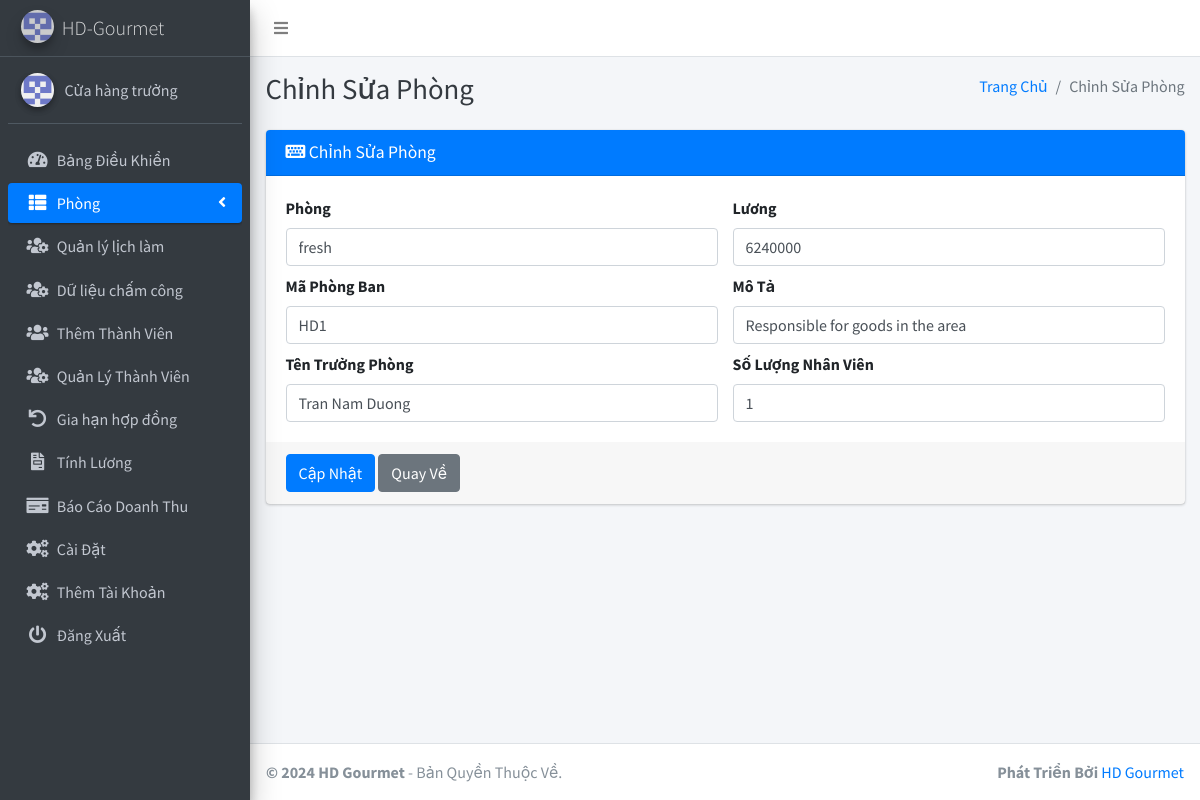
/edit_type.php?id=1 (signed in), run on the app's committed database.
### tables this page shows
CREATE TABLE `settings` (
  `id` int(11) NOT NULL,
  `system_name` varchar(255) NOT NULL,
  `logo` varchar(255) NOT NULL,
  `currency` varchar(50) NOT NULL
);

CREATE TABLE `membership_types` (
  `id` int(11) NOT NULL,
  `type` varchar(255) NOT NULL,
  `amount` int(11) NOT NULL,
  `department_code` varchar(10) NOT NULL,
  `description` text DEFAULT NULL,
  `department_head` varchar(255) DEFAULT NULL,
  `total_employees` int(11) DEFAULT 0,
  `employee_count` int(11) DEFAULT 0,
  `status` enum('Hoat dong','Ngung hoat dong') DEFAULT 'Hoat dong'
);

### edit_type.php (the view, shortened to what this page needs)
<?php
include('includes/config.php');
$edit_id = $_GET['id'] ?? null;
$editQuery = "SELECT * FROM membership_types WHERE id = $edit_id";
$result = $conn->query($editQuery);
$editData = $result->fetch_assoc();
?>
<?php include('includes/header.php');?>
<body class="hold-transition sidebar-mini layout-fixed layout-navbar-fixed layout-footer-fixed">
<div class="wrapper">
  <?php include('includes/nav.php');?>
  <?php include('includes/sidebar.php');?>
  <div class="content-wrapper">
  <?php include('includes/pagetitle.php');?>
    <section class="content">
      <div class="container-fluid">
        <div class="row">
          <div class="col-md-12">
            <div class="card card-primary">
              <div class="card-header">
                <h3 class="card-title"><i class="fas fa-keyboard"></i> Chỉnh Sửa Phòng</h3>
              </div>
              <form method="post" action="">
                <div class="card-body">
                  <div class="row">
                    <div class="col-sm-6">
                      <label for="membershipType">Phòng</label>
                      <input type="text" class="form-control" id="membershipType" name="membershipType" placeholder="Nhập loại thành viên" value="<?php echo $editData['type']; ?>" required>
                    </div>
                    <div class="col-sm-6">
                      <label for="membershipAmount">Lương</label>
                      <input type="number" class="form-control" id="membershipAmount" name="membershipAmount" placeholder="Nhập số tiền thành viên" value="<?php echo $editData['amount']; ?>" required>
                    </div>
                  </div>
                  <div class="row mt-2">
                    <div class="col-sm-6">
                      <label for="departmentCode">Mã Phòng Ban</label>
                      <input type="text" class="form-control" id="departmentCode" name="departmentCode" placeholder="Nhập mã phòng ban" value="<?php echo $editData['department_code']; ?>" required>
                    </div>
                    <div class="col-sm-6">
                      <label for="description">Mô Tả</label>
                      <input type="text" class="form-control" id="description" name="description" placeholder="Nhập mô tả" value="<?php echo $editData['description']; ?>" required>
                    </div>
                  </div>
                  <div class="row mt-2">
                    <div class="col-sm-6">
                      <label for="departmentHead">Tên Trưởng Phòng</label>
                      <input type="text" class="form-control" id="departmentHead" name="departmentHead" placeholder="Nhập tên trưởng phòng" value="<?php echo $editData['department_head']; ?>" required>
                    </div>
                    <div class="col-sm-6">
                      <label for="employeeCount">Số Lượng Nhân Viên</label>
                      <input type="number" class="form-control" id="employeeCount" name="employeeCount" placeholder="Nhập số lượng nhân viên" value="<?php echo $editData['employee_count']; ?>" required>
                    </div>
                  </div>
                </div>
                <div class="card-footer">
                  <button type="submit" class="btn btn-primary">Cập Nhật</button>
                  <a href="view_type.php" class="btn btn-secondary">Quay Về</a>
                </div>
              </form>
            </div>
          </div>
        </div>
      </div>
    </section>
  </div>
  <footer class="main-footer">
    <strong> &copy; <?php echo date('Y');?> HD Gourmet</strong> - Bản Quyền Thuộc Về.
    <div class="float-right d-none d-sm-inline-block">
      <b>Phát Triển Bởi</b> <a href="#">HD Gourmet</a>
    </div>
  </footer>
</div>
</body>
</html>

### includes/sidebar.php (shortened to what this page needs)
<?php
$current_page = basename($_SERVER['PHP_SELF']);
?>
 <aside class="main-sidebar sidebar-dark-primary elevation-4">
    <a href="" class="brand-link">
    <img src="<?php echo getLogoUrl(); ?>" alt="Logo" class="brand-image img-circle elevation-3" style="opacity: .8">
    <span class="brand-text font-weight-light"><?php echo getSystemName(); ?></span>
</a>
<?php
function getSystemName()
{
    global $conn;
    $systemNameQuery = "SELECT system_name FROM settings";
    $systemNameResult = $conn->query($systemNameQuery);
    if ($systemNameResult->num_rows > 0) {
        $systemNameRow = $systemNameResult->fetch_assoc();
        return $systemNameRow['system_name'];
    } else {
        return 'HDGourmet';
    }
}
function getLogoUrl()
{
    global $conn;
    $logoQuery = "SELECT logo FROM settings";
    $logoResult = $conn->query($logoQuery);
    if ($logoResult->num_rows > 0) {
        $logoRow = $logoResult->fetch_assoc();
        return $logoRow['logo'];
    } else {
        return 'dist/img/AdminLTELogo.png';
    }
}
?>
    <div class="sidebar">
      <div class="user-panel mt-3 pb-3 mb-3 d-flex">
        <div class="image">
          <img src="dist/img/2382414.png" class="img-circle elevation-2" alt="User Image">
        </div>
        <div class="info">
          <a href="#" class="d-block">Cửa hàng trưởng</a>
        </div>
      </div>
      <nav class="mt-2">
        <ul class="nav nav-pills nav-sidebar flex-column" data-widget="treeview" role="menu" data-accordion="false">
          <li class="nav-item">
            <a href="dashboard.php" class="nav-link <?php echo ($current_page == 'dashboard.php') ? 'active' : ''; ?>">
              <i class="nav-icon fas fa-tachometer-alt"></i>
              <p>
                Bảng Điều Khiển
              </p>
            </a>
          </li>
          <li class="nav-item has-treeview">
            <a href="#" class="nav-link <?php echo ($current_page == 'add_type.php' || $current_page == 'view_type.php' || $current_page == 'edit_type.php') ? 'active' : ''; ?>">
              <i class="nav-icon fas fa-th-list"></i>
              <p>
                Phòng
                <i class="fas fa-angle-left right"></i>
              </p>
            </a>
          </li>
          <li class="nav-item">
            <a href="lich.php" class="nav-link <?php echo ($current_page == 'lich.php') ? 'active' : ''; ?>">
              <i class="nav-icon fas fa-users-cog"></i>
              <p>Quản lý lịch làm</p>
            </a>
          </li>
          <li class="nav-item">
            <a href="chamcong.php" class="nav-link <?php echo ($current_page == 'chamcong.php') ? 'active' : ''; ?>">
              <i class="nav-icon fas fa-users-cog"></i>
              <p>Dữ liệu chấm công</p>
            </a>
          </li>
          <li class="nav-item">
            <a href="add_members.php" class="nav-link <?php echo ($current_page == 'add_members.php') ? 'active' : ''; ?>">
              <i class="nav-icon fas fa-users"></i>
              <p>Thêm Thành Viên</p>
            </a>
          </li>
          <li class="nav-item">
            <a href="manage_members.php" class="nav-link <?php echo ($current_page == 'manage_members.php' || $current_page == 'edit_member.php' || $current_page == 'memberProfile.php') ? 'active' : ''; ?>">
              <i class="nav-icon fas fa-users-cog"></i>
              <p>Quản Lý Thành Viên</p>
            </a>
          </li>
          <li class="nav-item">
            <a href="list_renewal.php" class="nav-link <?php echo ($current_page == 'list_renewal.php' || $current_page == 'renew.php') ? 'active' : ''; ?>">
            <i class="nav-icon fas fa-undo"></i>
              <p>Gia hạn hợp đồng</p>
            </a>
          </li>
          <li class="nav-item">
            <a href="report.php" class="nav-link <?php echo ($current_page == 'report.php') ? 'active' : ''; ?>">
              <i class="nav-icon fas fa-file-invoice"></i>
              <p>Tính Lương</p>
            </a>
          </li>
          <li class="nav-item">
            <a href="revenue_report.php" class="nav-link <?php echo ($current_page == 'revenue_report.php') ? 'active' : ''; ?>">
              <i class="nav-icon fas fa-money-check"></i>
              <p>Báo Cáo Doanh Thu</p>
            </a>
          </li>
          <li class="nav-item">
            <a href="settings.php" class="nav-link <?php echo ($current_page == 'settings.php') ? 'active' : ''; ?>">
              <i class="nav-icon fas fa-cogs"></i>
              <p>Cài Đặt</p>
            </a>
          </li>
          <li class="nav-item">
            <a href="member.php" class="nav-link <?php echo ($current_page == 'member.php') ? 'active' : ''; ?>">
              <i class="nav-icon fas fa-cogs"></i>
              <p>Thêm Tài Khoản</p>
            </a>
          </li>
          <li class="nav-item">
            <a href="logout.php" class="nav-link <?php echo ($current_page == 'logout.php') ? 'active' : ''; ?>">
              <i class="nav-icon fas fa-power-off"></i>
              <p>Đăng Xuất</p>
            </a>
          </li>
        </ul>
      </nav>
    </div>
  </aside>

### data on the page
settings: logo (picture), system_name "HD-Gourmet"
membership_types: membershipType "fresh", membershipAmount "6240000", departmentCode "HD1", description "Responsible for goods in the area", departmentHead "Tran Nam Duong", employeeCount "1"

### other printed values
$pageTitle "Chỉnh Sửa Phòng"
